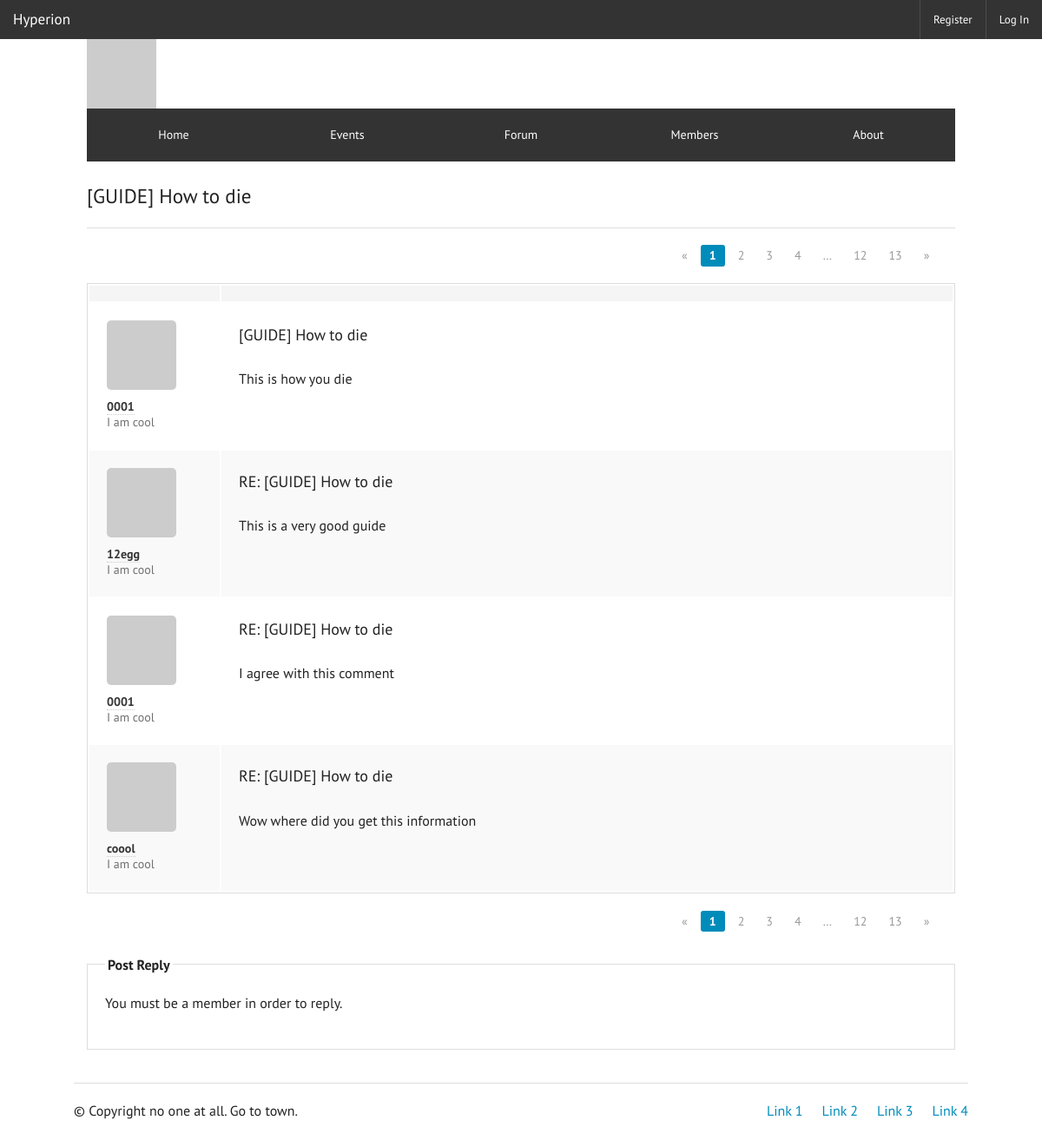
The page /index.php/forum/thread/2 on the database its author committed.
### tables this page shows
CREATE TABLE IF NOT EXISTS `guilds` (
  `gid` int(11) NOT NULL AUTO_INCREMENT,
  `name` varchar(45) NOT NULL,
  `owner` int(11) NOT NULL,
  `motto` text NOT NULL,
  `description` text,
  `created` datetime NOT NULL,
  `game` varchar(45) NOT NULL,
  PRIMARY KEY (`gid`)
);

CREATE TABLE IF NOT EXISTS `threads` (
  `tid` int(11) NOT NULL AUTO_INCREMENT,
  `fid` int(11) DEFAULT NULL,
  `title` text NOT NULL,
  `poster` int(11) NOT NULL,
  `content` text NOT NULL,
  `posted` datetime NOT NULL,
  `edited` datetime DEFAULT NULL,
  `original` text,
  PRIMARY KEY (`tid`),
  KEY `tid` (`tid`),
  KEY `threads_ibfk_2` (`fid`),
  KEY `FK_poster_user` (`poster`),
  CONSTRAINT `threads_ibfk_1` FOREIGN KEY (`poster`) REFERENCES `users` (`uid`) ON DELETE NO ACTION ON UPDATE NO ACTION,
  CONSTRAINT `threads_ibfk_2` FOREIGN KEY (`fid`) REFERENCES `forums` (`fid`) ON DELETE NO ACTION ON UPDATE NO ACTION
);

CREATE TABLE IF NOT EXISTS `users` (
  `uid` int(10) NOT NULL AUTO_INCREMENT,
  `username` varchar(20) NOT NULL,
  `password` varchar(255) NOT NULL,
  `email` varchar(254) NOT NULL,
  `avatar_url` varchar(255) NOT NULL,
  `joined` datetime NOT NULL,
  `lastlogin` datetime NOT NULL,
  PRIMARY KEY (`uid`)
);

CREATE TABLE IF NOT EXISTS `replies` (
  `rid` int(11) NOT NULL AUTO_INCREMENT,
  `tid` int(11) NOT NULL,
  `poster` int(11) NOT NULL,
  `content` text NOT NULL,
  `posted` datetime NOT NULL,
  `edited` datetime NOT NULL,
  `original` text NOT NULL,
  PRIMARY KEY (`rid`),
  KEY `FK_reply_user` (`poster`),
  KEY `FK_reply_thread` (`tid`),
  CONSTRAINT `replies_ibfk_1` FOREIGN KEY (`tid`) REFERENCES `threads` (`tid`) ON DELETE NO ACTION ON UPDATE NO ACTION,
  CONSTRAINT `replies_ibfk_2` FOREIGN KEY (`poster`) REFERENCES `users` (`uid`) ON DELETE NO ACTION ON UPDATE NO ACTION
);

### application/controllers/Forum.php (called while the page is built, shortened)
<?php
class Forum extends CI_Controller {
	public function __construct()
	{
		$this->load->model('Forum_model', 'fm');
	}
	public function thread( $tid )
	{
		$thread = $this->fm->get_thread( $tid );
		$replies = $this->fm->get_replies( $tid );
		$this->load->view( 'thread', array ( 'thread' => $thread, 'replies' => $replies ) );
	}
}

### index.php (called while the page is built, shortened)
<?php
require_once BASEPATH.'core/CodeIgniter.php';

### application/models/Guild_model.php (called while the page is built, shortened)
<?php
class Guild_model extends CI_Model {
    function get_name ( $gid )
    {
        $this->db->
            select('name')->
            from('guilds')->
            where('gid', $gid);
        return $this->db->get()->row()->name;
    }
    function is_member ( $gid, $uid )
    {
        $this->db->
            from('membership')->
            where('gid', $gid)->
            where('uid', $uid);
        return $this->db->get()->num_rows();
    }
}

### application/models/Forum_model.php (called while the page is built, shortened)
<?php
class Forum_model extends CI_Model {
	function get_thread ( $tid )
	{
		$this->db->select('
			tid,
			title,
			content,
			posted,
			edited,
			username as \'username\'
			FROM threads
			JOIN users ON users.uid = threads.poster
			WHERE tid = ' . $tid
		);
		$query = $this->db->get()->result();
		return $query[0];
	}
	function get_replies ( $tid )
	{
		$this->db->select('
			content,
			posted,
			edited,
			username as \'username\'
			FROM replies
			JOIN users ON users.uid = replies.poster
			WHERE tid = ' . $tid
		);
		$query = $this->db->get()->result();
		return $query;
	}
}

### application/views/thread.php (the view)
<?php include( 'header.php' ); ?>
            <div class="row">
                <div class="large-12 columns">
                    <div class="row">
                        <div class="large-12 small-12 columns">
                            <h4><?php echo $thread->title; ?></h4><hr>
                            <ul class="thread pagination">
                              <li class="arrow unavailable"><a href="">&laquo;</a></li>
                              <li class="current"><a href="">1</a></li>
                              <li><a href="">2</a></li>
                              <li><a href="">3</a></li>
                              <li><a href="">4</a></li>
                              <li class="unavailable"><a href="">&hellip;</a></li>
                              <li><a href="">12</a></li>
                              <li><a href="">13</a></li>
                              <li class="arrow"><a href="">&raquo;</a></li>
                            </ul>
                            <table class="thread" width="100%">
                                <thead>
                                    <tr>
                                        <th width="150"></th>
                                        <th></th>
                                    </tr>
                                </thead>
                                <tbody>
                                    <tr>
                                        <td>
                                            <img class="member-card-pic" src="http://placehold.it/100x100&text=Pic">
                                            <span data-tooltip aria-haspopup="true" class="has-tip" title="Tooltips are awesome, you should totally use them!"><?php echo $thread->username; ?></span>
                                            <br />
                                            <h7 class="subheader">I am cool</h7>
                                        </td>
                                        <td>
                                            <h5><?php echo $thread->title; ?></h5>
                                            <br />
                                            <p><?php echo $thread->content; ?>
                                        </td>
                                    </tr>
                                    <?php foreach( $replies as $reply ): ?>
                                    <tr>
                                        <td>
                                            <img class="member-card-pic" src="http://placehold.it/100x100&text=Pic">
                                            <span data-tooltip aria-haspopup="true" class="has-tip" title="Tooltips are awesome, you should totally use them!"><?php echo $reply->username; ?></span>
                                            <br />
                                            <h7 class="subheader">I am cool</h7>
                                        </td>
                                        <td>
                                            <h5>RE: <?php echo $thread->title; ?></h5>
                                            <br />
                                            <p><?php echo $reply->content; ?></p>
                                        </td>
                                    </tr>
                                    <?php endforeach; ?>
                                </tbody>
                            </table>
                            <ul class="thread pagination">
                              <li class="arrow unavailable"><a href="">&laquo;</a></li>
                              <li class="current"><a href="">1</a></li>
                              <li><a href="">2</a></li>
                              <li><a href="">3</a></li>
                              <li><a href="">4</a></li>
                              <li class="unavailable"><a href="">&hellip;</a></li>
                              <li><a href="">12</a></li>
                              <li><a href="">13</a></li>
                              <li class="arrow"><a href="">&raquo;</a></li>
                            </ul>
                            <fieldset class="reply">
                            <legend>Post Reply</legend>
                            <?php if( $this->session->userdata('username') ): ?>
                              <?php echo form_open(""); ?>
                                    <?php echo validation_errors('<p class="error">'); ?>
                                    <input type="hidden" name="thread" id="thread" value="<?php echo $thread->tid; ?>">
                                    <textarea placeholder="Enter Reply" name="reply" id="reply" rows="12"></textarea>
                                    <input class="button secondary" type="submit" value="Post">
                              <?php echo form_close(); ?>
                            <?php else: ?>
                                <p>You must be a member in order to reply.</p>
                            <?php endif; ?>
                    </div>
                </div>
            </div>
<?php include( 'footer.php' ); ?>

### application/views/header.php (shortened to what this page needs)
<?php
$guild = $this->gm->get_name( 1 );
?>
<!doctype html>
<html class="no-js" lang="en">
    <head>
        <link rel="stylesheet" href="<?php echo base_url(); ?>css/foundation.css" />
        <link rel="stylesheet" href="<?php echo base_url(); ?>css/foundation-icons/foundation-icons.css" />
    </head>
    <body>
    <?php include( 'topbar.php' ); ?>
    <div class="row">
        <div class="large-12 columns">
            <div class="row">
                <div class="large-12 hide-for-small">
                    <img src="http://placehold.it/1200x500&text=Header">
            </div>
            </div>
            <div class="row">
                <div class="large-12">
                    <div class="icon-bar five-up">
                        <a href="<?php echo base_url(); ?>" class="item">
                            <label>Home</label>
                          </a>
                          <a href="<?php echo base_url(); ?>events" class="item">
                            <label>Events</label>
                          </a>
                          <a href="<?php echo base_url(); ?>forum" class="item">
                            <label>Forum</label>
                          </a>
                          <a href="<?php echo base_url(); ?>members" class="item">
                            <label>Members</label>
                          </a>
                          <a href="<?php echo base_url(); ?>about" class="item">
                            <label>About</label>
                          </a>
                        </div>
                    </div>
                </div>
            </div>
            <br />

### application/views/topbar.php (shortened to what this page needs)
<nav class="top-bar" data-topbar>
    <ul class="title-area">
        <li class="name">
            <h1>
                <a href="#">
                    <?php echo $guild; ?>
                </a>
            </h1>
        </li>
    </ul>
    <section class="top-bar-section">
      <?php if( $this->session->userdata('username') ): ?>
        <ul class="right">
            <?php if( !$is_member ): ?>
            <li><?php echo anchor('guild/join', 'Join', array('class' => 'button')); ?></li>
            <?php endif; ?>
            <li><a><?php echo $this->session->userdata('username'); ?></a></li>
            <li class="divider"></li>
            <li><?php echo anchor('user/logout', 'Logout'); ?></li>
        </ul>
      <?php else: ?>
        <ul class="right">
            <li><a href="#" data-reveal-id="registermodal">Register</a></li>
            <li><a href="#" data-reveal-id="loginmodal">Log In</a></li>
        </ul>
      <?php endif; ?>
    </section>
</nav>

### application/views/footer.php (shortened to what this page needs)
<footer class="row">
                <div class="large-12 columns"><hr>
                    <div class="row">
                        <div class="large-6 columns">
                                <p>© Copyright no one at all. Go to town.</p>
                        </div>
                        <div class="large-6 small-12 columns">
                                <ul class="inline-list right">
                                    <li><a href="#">Link 1</a></li>
                                    <li><a href="#">Link 2</a></li>
                                    <li><a href="#">Link 3</a></li>
                                    <li><a href="#">Link 4</a></li>
                                </ul>
                        </div>
                    </div>
                </div>
            </footer>
        </div>
    </div>
</body>
</html>

### rows shown on the page
guilds: name "Hyperion"
threads: title "[GUIDE] How to die", poster.username "0001", content "This is how you die"
replies: poster.username "12egg", tid.title "[GUIDE] How to die", content "This is a very good guide"
replies: poster.username "0001", tid.title "[GUIDE] How to die", content "I agree with this comment"
replies: poster.username "coool", tid.title "[GUIDE] How to die", content "Wow where did you get this information"
